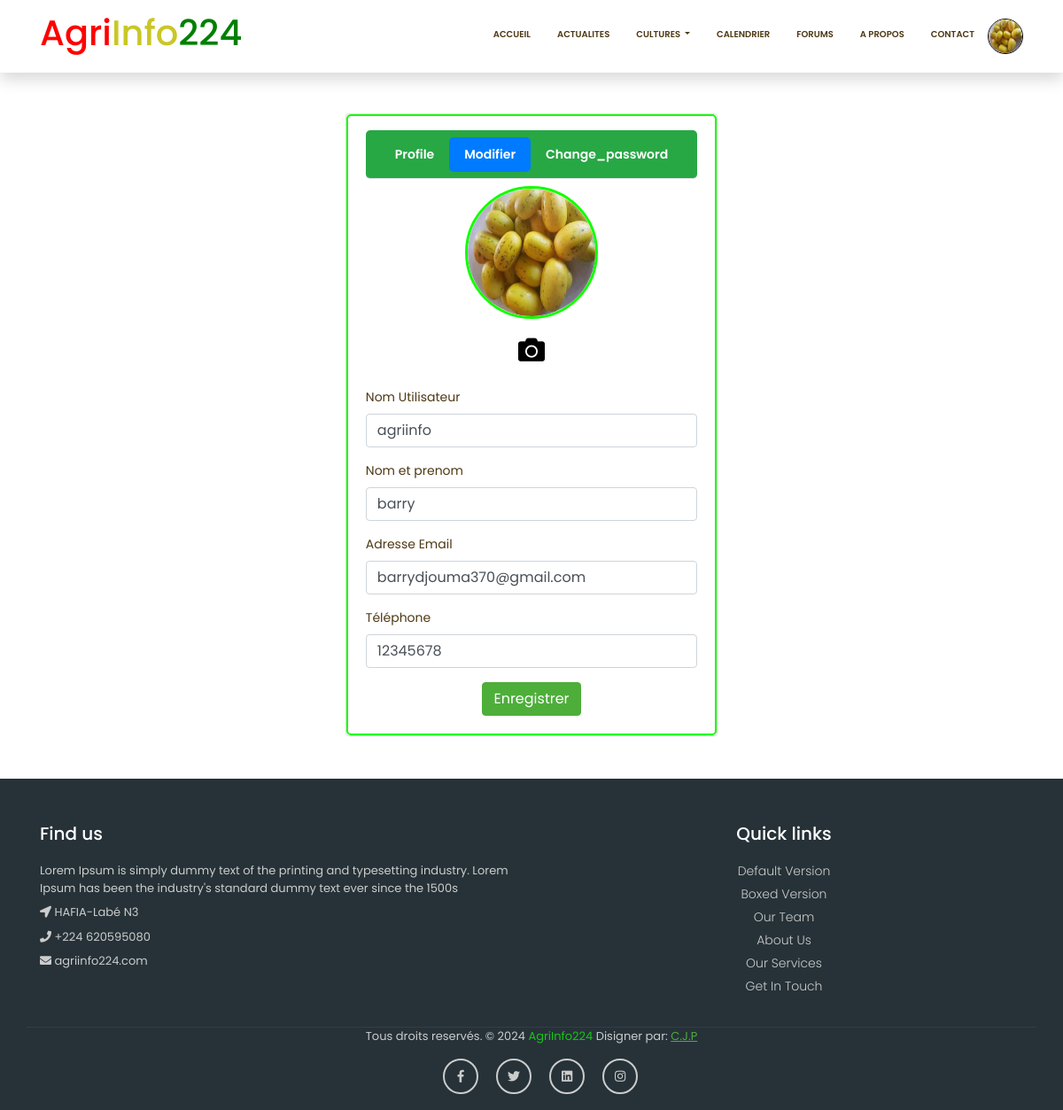
The page /Compte/modifier_profil (signed in) on the database as committed earlier.
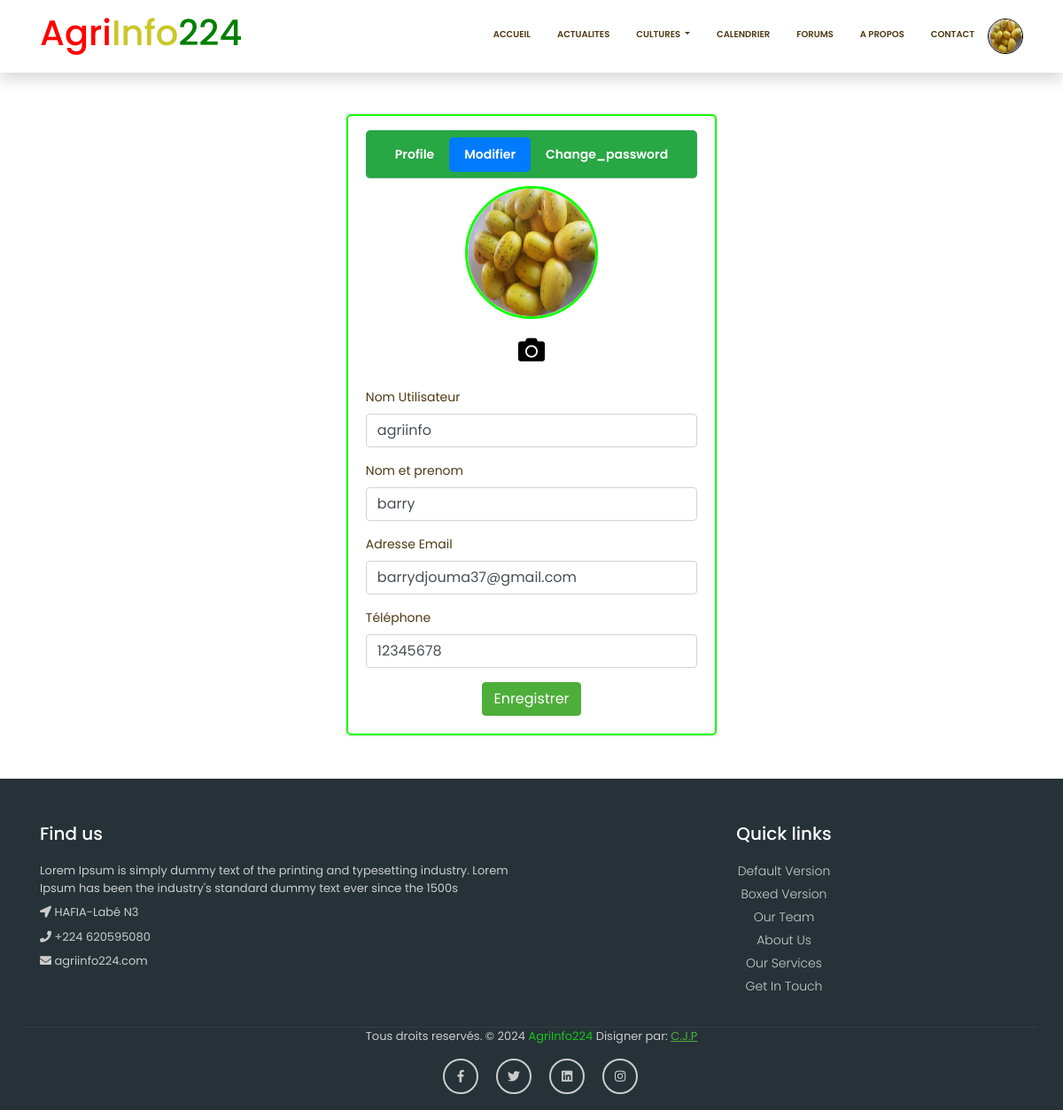
The same page on the database as committed later.
### Compte/models.py (models this page shows, shortened)
class Utilisateur(AbstractUser):
    token = models.CharField(max_length=120)
    role=[
        ("agriculteur","agriculteur"),
        ("admin","admin"),
        ("utilisateur","utilisateur")
    ]
    telephone=models.CharField(max_length=15)
    profile=models.ImageField(upload_to="profile",blank=True,null=True)
    roles=models.CharField(max_length=150,choices=role)
    password_confirm=models.CharField(max_length=150)
    notif=models.ManyToManyField(Notification,related_name="notifs",default="")

### Compte/views.py (the view, shortened to what this page needs)
def modifie_profil(request):
    info = ""
    user = request.user
    return render(request,'Compte/modifier_profil.html',{'user':user,'info':info})

### Compte/templates/Compte/modifier_profil.html (shortened to what the changed rows need)
{% extends "Agronomie/base.html" %}
{% load static %}
{% block navbar %}
<ul class="navbar-nav ml-auto">
	{% if user.is_authenticated %}
	<li class="nav-item dropdown active">
	   <a class="" href="#" id="navbarDropdownPortfolio" data-toggle="dropdown" aria-haspopup="true" aria-expanded="false">
		 {% if user.profile %}
		  <img src="{{ user.profile.url }}" alt="" style="width: 40px; height: 40px; padding: none;border-radius: 25px; border:1px solid black">
		  {% else %}
		  <img src="{%  static 'Compte/img/prog.png' %}" alt="" style="width: 40px; height: 40px; padding: none;border-radius: 25px; border:1px solid black">
		  {% endif %}
	   </a>
	</li>
	{% endif %}
 </ul>
{% endblock  %}
	{% block content %}
<div class="">
    <div class="d-flex justify-content-center">
        <div class="mb-5 pt-5" style="max-width: 500px; height: auto;">
            <div class="card">
                <div class="card-body pt-3" style="border: solid 2px #11ff00; border-radius: 5px;">
                    <div class="tab-content pt-2">
                            <form id="form_content" method="post" action="" enctype="multipart/form-data">
                                <div class=" mb-3">
                                    <div class="text-center">
                                        {% if user.profile %}
                                        <img id="image_preview" src="{{user.profile.url}}" alt="" class="img" style="width: 150px; height: 150px; border-radius: 150px; border:solid 3px #11ff00;">
                                        {% else %}
                                        <img id="image_preview" src="{%  static 'Compte/img/prog.png' %}" alt="" style="width: 150px; height: 150px; border-radius: 150px; border:solid 3px #11ff00;">
                                        {% endif %}
                                        <div style=" padding-top: 20px; display: flex; justify-content: center; border-bottom: solid 2px white; padding-bottom: 10px;">
                                            <i class="fa fa-camera" style="font-size: 30px;color: rgb(0, 0, 0);" id="image_upload_label"></i>
                                        </div>
                                    </div>
                                </div>
                                <div class=" mb-3">
                                    <div>
                                        <input name="username" type="text" class="form-control" id="username" value="{{ user.username }}">
                                    </div>
                                </div>
                                <div class=" mb-3">
                                    <div>
                                        <input name="fullName" type="text" class="form-control" id="fullName" value="{{ user.last_name }}">
                                    </div>
                                </div>
                                <div class=" mb-3">
                                    <div>
                                        <input name="email" type="email" class="form-control" id="email" value="{{user.email}}">
                                    </div>
                                </div>
                                <div class=" mb-3">
                                    <div>
                                        <input name="phone" type="tel" class="form-control" id="phone" value="{{user.telephone}}">
                                    </div>
                                </div>
                            </form>
                        </div>
                </div>
            </div>
        </div>
    </div>
</div>
{% endblock %}

Rows that differ between the two databases and show on the page:
changed Utilisateur "agriinfo": email "barrydjouma370@gmail.com" → "barrydjouma37@gmail.com"
